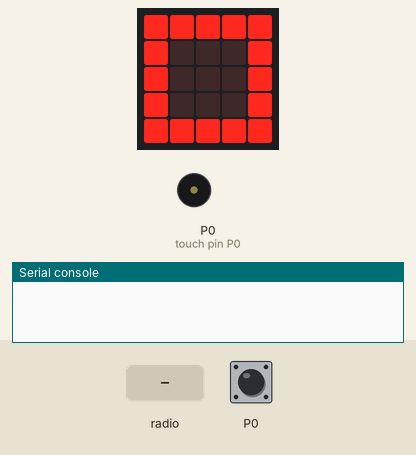
The program below on a simulated BBC micro:bit (MakeCode). On the bench: the board's 5×5 LED display, buzzer (waves = sounding), the last lines printed to the serial console. Inputs (shaded band) come from the test bench. No radio messages arrive unless stated (any console line starting 'radio sent:' is added by the test bench).

Above: at 1.8 s.
1.9 s: radio message "1" arrives
At 2.5 s:
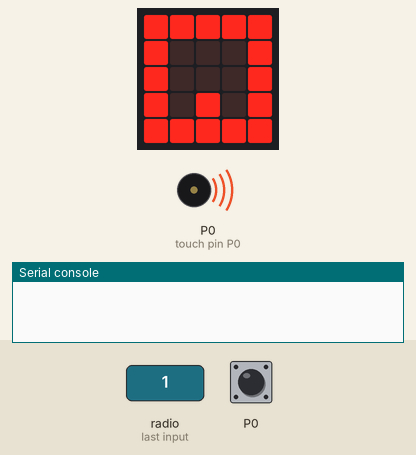
3.4 s: touch pin P0 pressed for 0.15 s
At 3.48 s:
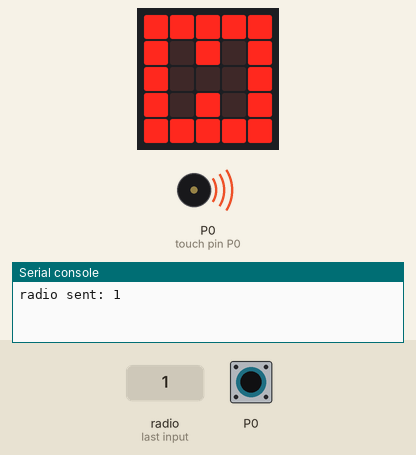
5.0 s: radio message "0" arrives
At 5.01 s:
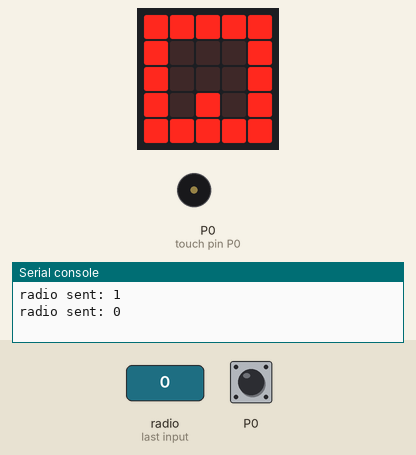
6.5 s: touch pin P0 pressed for 1 s
At 7.3 s:
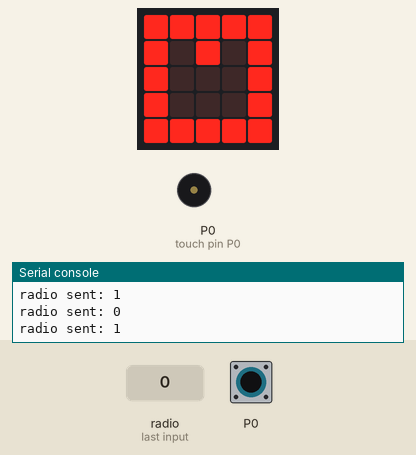
9.0 s: touch pin P0 pressed for 3.2 s
Timing chart, 0 to 12.0 s (numbered marks = the images above; inputs shaded):
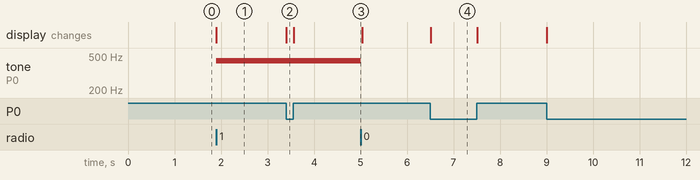

Measured:
- after the input at 1.9 s, tone on P0 (touch pin P0): silent → 440 Hz at once; the display: changes at once (image 1)
- after the input at 3.4 s, the display: changes at once (image 2)
- after the input at 5.0 s, tone on P0 (touch pin P0): 440 Hz → silent at once
- after the input at 6.5 s, the display: changes at once (image 4)

The program:

main.ts
```typescript
radio.onReceivedNumber(function (receivedNumber) {
    if (receivedNumber == 1) {
        music.ringTone(440)
        led.plot(2, 3)
    }
    if (receivedNumber == 0) {
        music.rest(music.beat(BeatFraction.Sixteenth))
        led.unplot(2, 3)
    }
})
radio.setGroup(1)
radio.setTransmitPower(7)
let 送信数値 = 0
basic.showIcon(IconNames.Square)
basic.forever(function () {
    if (input.pinIsPressed(TouchPin.P0)) {
        if (送信数値 == 0) {
            radio.sendNumber(1)
            送信数値 = 1
            led.plot(2, 1)
        }
    } else {
        if (送信数値 == 1) {
            radio.sendNumber(0)
            送信数値 = 0
            led.unplot(2, 1)
        }
    }
})
```

test.ts
```typescript
// テストはここに来ます。このパッケージが拡張機能として使用されるときにはコンパイルされません。
```
